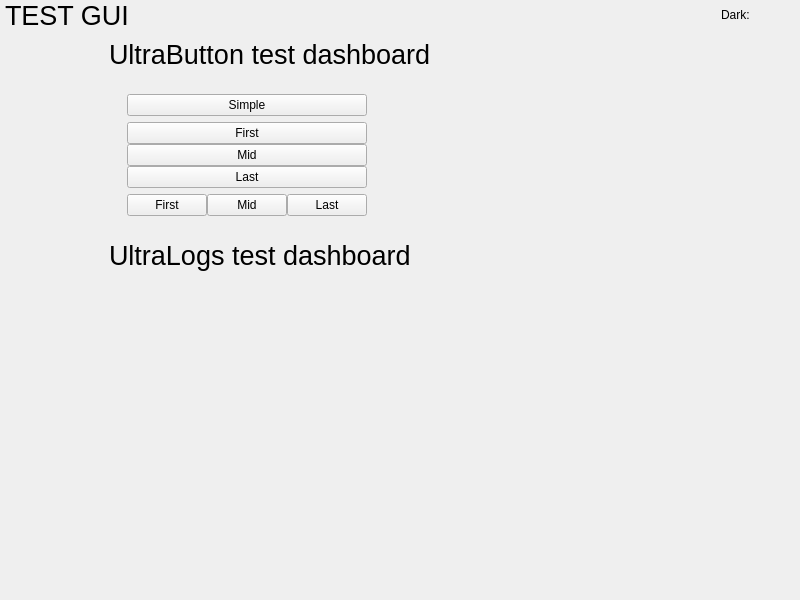
<?xml version="1.0" encoding="UTF-8"?>
<ui version="4.0">
 <class>MainWindow</class>
 <widget class="QMainWindow" name="MainWindow">
  <property name="geometry">
   <rect>
    <x>0</x>
    <y>0</y>
    <width>800</width>
    <height>600</height>
   </rect>
  </property>
  <property name="windowTitle">
   <string>MainWindow</string>
  </property>
  <widget class="QWidget" name="centralwidget">
   <layout class="QVBoxLayout" name="verticalLayout">
    <property name="spacing">
     <number>0</number>
    </property>
    <property name="leftMargin">
     <number>0</number>
    </property>
    <property name="topMargin">
     <number>0</number>
    </property>
    <property name="rightMargin">
     <number>0</number>
    </property>
    <property name="bottomMargin">
     <number>0</number>
    </property>
    <item>
     <widget class="QWidget" name="widget" native="true">
      <property name="maximumSize">
       <size>
        <width>16777215</width>
        <height>30</height>
       </size>
      </property>
      <layout class="QHBoxLayout" name="horizontalLayout">
       <property name="spacing">
        <number>5</number>
       </property>
       <property name="leftMargin">
        <number>5</number>
       </property>
       <property name="topMargin">
        <number>0</number>
       </property>
       <property name="rightMargin">
        <number>5</number>
       </property>
       <property name="bottomMargin">
        <number>0</number>
       </property>
       <item>
        <widget class="QLabel" name="title">
         <property name="font">
          <font>
           <pointsize>20</pointsize>
          </font>
         </property>
         <property name="text">
          <string>TEST GUI</string>
         </property>
        </widget>
       </item>
       <item>
        <spacer name="horizontalSpacer">
         <property name="orientation">
          <enum>Qt::Horizontal</enum>
         </property>
         <property name="sizeHint" stdset="0">
          <size>
           <width>615</width>
           <height>20</height>
          </size>
         </property>
        </spacer>
       </item>
       <item>
        <widget class="QLabel" name="darkThemeLabel">
         <property name="text">
          <string>Dark:</string>
         </property>
        </widget>
       </item>
       <item>
        <widget class="hci::UltraToggle" name="darkThemeToggle" native="true">
         <property name="minimumSize">
          <size>
           <width>40</width>
           <height>20</height>
          </size>
         </property>
         <property name="maximumSize">
          <size>
           <width>40</width>
           <height>20</height>
          </size>
         </property>
        </widget>
       </item>
      </layout>
     </widget>
    </item>
    <item>
     <widget class="QWidget" name="widget_3" native="true">
      <layout class="QHBoxLayout" name="horizontalLayout_2">
       <property name="spacing">
        <number>0</number>
       </property>
       <property name="leftMargin">
        <number>0</number>
       </property>
       <property name="topMargin">
        <number>0</number>
       </property>
       <property name="rightMargin">
        <number>0</number>
       </property>
       <property name="bottomMargin">
        <number>0</number>
       </property>
       <item>
        <widget class="QWidget" name="sideWidget" native="true">
         <layout class="QVBoxLayout" name="verticalLayout_2">
          <property name="spacing">
           <number>0</number>
          </property>
          <property name="leftMargin">
           <number>0</number>
          </property>
          <property name="topMargin">
           <number>0</number>
          </property>
          <property name="rightMargin">
           <number>0</number>
          </property>
          <property name="bottomMargin">
           <number>0</number>
          </property>
          <item>
           <widget class="hci::UltraSelector" name="selector" native="true">
            <property name="minimumSize">
             <size>
              <width>100</width>
              <height>80</height>
             </size>
            </property>
           </widget>
          </item>
          <item>
           <spacer name="verticalSpacer">
            <property name="orientation">
             <enum>Qt::Vertical</enum>
            </property>
            <property name="sizeHint" stdset="0">
             <size>
              <width>20</width>
              <height>367</height>
             </size>
            </property>
           </spacer>
          </item>
         </layout>
        </widget>
       </item>
       <item>
        <widget class="QStackedWidget" name="stackedWidget">
         <property name="currentIndex">
          <number>0</number>
         </property>
         <widget class="QWidget" name="page_1">
          <layout class="QVBoxLayout" name="verticalLayout_5">
           <item>
            <widget class="QLabel" name="title_2">
             <property name="font">
              <font>
               <pointsize>20</pointsize>
              </font>
             </property>
             <property name="text">
              <string>UltraButton test dashboard</string>
             </property>
            </widget>
           </item>
           <item>
            <widget class="QWidget" name="widget_5" native="true">
             <layout class="QHBoxLayout" name="horizontalLayout_5">
              <item>
               <widget class="QWidget" name="widget_2" native="true">
                <layout class="QVBoxLayout" name="verticalLayout_4">
                 <item>
                  <widget class="hci::UltraButton" name="simplePushButton">
                   <property name="text">
                    <string>Simple</string>
                   </property>
                  </widget>
                 </item>
                 <item>
                  <widget class="QWidget" name="verticalStackOfUB" native="true">
                   <property name="maximumSize">
                    <size>
                     <width>16777215</width>
                     <height>16777215</height>
                    </size>
                   </property>
                   <layout class="QVBoxLayout" name="verticalLayout_3">
                    <property name="spacing">
                     <number>0</number>
                    </property>
                    <property name="leftMargin">
                     <number>0</number>
                    </property>
                    <property name="topMargin">
                     <number>0</number>
                    </property>
                    <property name="rightMargin">
                     <number>0</number>
                    </property>
                    <property name="bottomMargin">
                     <number>0</number>
                    </property>
                    <item>
                     <widget class="hci::UltraButton" name="verticalStackUB_1">
                      <property name="text">
                       <string>First</string>
                      </property>
                     </widget>
                    </item>
                    <item>
                     <widget class="hci::UltraButton" name="verticalStackUB_2">
                      <property name="text">
                       <string>Mid</string>
                      </property>
                     </widget>
                    </item>
                    <item>
                     <widget class="hci::UltraButton" name="verticalStackUB_3">
                      <property name="text">
                       <string>Last</string>
                      </property>
                     </widget>
                    </item>
                   </layout>
                  </widget>
                 </item>
                 <item>
                  <widget class="QWidget" name="horizontalStackOfUB" native="true">
                   <property name="maximumSize">
                    <size>
                     <width>16777215</width>
                     <height>16777215</height>
                    </size>
                   </property>
                   <layout class="QHBoxLayout" name="horizontalLayout_3">
                    <property name="spacing">
                     <number>0</number>
                    </property>
                    <property name="leftMargin">
                     <number>0</number>
                    </property>
                    <property name="topMargin">
                     <number>0</number>
                    </property>
                    <property name="rightMargin">
                     <number>0</number>
                    </property>
                    <property name="bottomMargin">
                     <number>0</number>
                    </property>
                    <item>
                     <widget class="hci::UltraButton" name="horizontalStackUB_1">
                      <property name="text">
                       <string>First</string>
                      </property>
                     </widget>
                    </item>
                    <item>
                     <widget class="hci::UltraButton" name="horizontalStackUB_2">
                      <property name="text">
                       <string>Mid</string>
                      </property>
                     </widget>
                    </item>
                    <item>
                     <widget class="hci::UltraButton" name="horizontalStackUB_3">
                      <property name="text">
                       <string>Last</string>
                      </property>
                     </widget>
                    </item>
                   </layout>
                  </widget>
                 </item>
                </layout>
               </widget>
              </item>
              <item>
               <spacer name="horizontalSpacer_3">
                <property name="orientation">
                 <enum>Qt::Horizontal</enum>
                </property>
                <property name="sizeHint" stdset="0">
                 <size>
                  <width>397</width>
                  <height>20</height>
                 </size>
                </property>
               </spacer>
              </item>
             </layout>
            </widget>
           </item>
           <item>
            <widget class="QLabel" name="title_3">
             <property name="font">
              <font>
               <pointsize>20</pointsize>
              </font>
             </property>
             <property name="text">
              <string>UltraLogs test dashboard</string>
             </property>
            </widget>
           </item>
           <item>
            <widget class="QWidget" name="widget_4" native="true">
             <layout class="QHBoxLayout" name="horizontalLayout_4">
              <item>
               <widget class="hci::UltraLogs" name="buttonLogger" native="true">
                <property name="minimumSize">
                 <size>
                  <width>200</width>
                  <height>60</height>
                 </size>
                </property>
                <property name="maximumSize">
                 <size>
                  <width>200</width>
                  <height>60</height>
                 </size>
                </property>
               </widget>
              </item>
              <item>
               <spacer name="horizontalSpacer_2">
                <property name="orientation">
                 <enum>Qt::Horizontal</enum>
                </property>
                <property name="sizeHint" stdset="0">
                 <size>
                  <width>40</width>
                  <height>20</height>
                 </size>
                </property>
               </spacer>
              </item>
             </layout>
            </widget>
           </item>
           <item>
            <spacer name="verticalSpacer_2">
             <property name="orientation">
              <enum>Qt::Vertical</enum>
             </property>
             <property name="sizeHint" stdset="0">
              <size>
               <width>20</width>
               <height>40</height>
              </size>
             </property>
            </spacer>
           </item>
          </layout>
         </widget>
         <widget class="QWidget" name="page_2">
          <widget class="hci::UltraSlider" name="slider" native="true">
           <property name="geometry">
            <rect>
             <x>90</x>
             <y>70</y>
             <width>351</width>
             <height>20</height>
            </rect>
           </property>
           <property name="minimumSize">
            <size>
             <width>0</width>
             <height>20</height>
            </size>
           </property>
           <property name="maximumSize">
            <size>
             <width>16777215</width>
             <height>20</height>
            </size>
           </property>
          </widget>
          <widget class="QLabel" name="title_4">
           <property name="geometry">
            <rect>
             <x>10</x>
             <y>10</y>
             <width>331</width>
             <height>30</height>
            </rect>
           </property>
           <property name="font">
            <font>
             <pointsize>20</pointsize>
            </font>
           </property>
           <property name="text">
            <string>UltraSlider test dashboard</string>
           </property>
          </widget>
          <widget class="QLabel" name="sliderLabel">
           <property name="geometry">
            <rect>
             <x>480</x>
             <y>70</y>
             <width>47</width>
             <height>20</height>
            </rect>
           </property>
           <property name="text">
            <string>0</string>
           </property>
          </widget>
          <widget class="hci::UltraLoadingBar" name="loadingBar" native="true">
           <property name="geometry">
            <rect>
             <x>90</x>
             <y>200</y>
             <width>351</width>
             <height>6</height>
            </rect>
           </property>
           <property name="minimumSize">
            <size>
             <width>0</width>
             <height>6</height>
            </size>
           </property>
           <property name="maximumSize">
            <size>
             <width>16777215</width>
             <height>6</height>
            </size>
           </property>
          </widget>
          <widget class="QLabel" name="title_5">
           <property name="geometry">
            <rect>
             <x>10</x>
             <y>140</y>
             <width>381</width>
             <height>30</height>
            </rect>
           </property>
           <property name="font">
            <font>
             <pointsize>20</pointsize>
            </font>
           </property>
           <property name="text">
            <string>UltraLoadingBar test dashboard</string>
           </property>
          </widget>
          <widget class="QLabel" name="title_6">
           <property name="geometry">
            <rect>
             <x>10</x>
             <y>270</y>
             <width>381</width>
             <height>30</height>
            </rect>
           </property>
           <property name="font">
            <font>
             <pointsize>20</pointsize>
            </font>
           </property>
           <property name="text">
            <string>UltraScroll test dashboard</string>
           </property>
          </widget>
          <widget class="hci::UltraScroll" name="scroll" native="true">
           <property name="geometry">
            <rect>
             <x>100</x>
             <y>330</y>
             <width>100</width>
             <height>20</height>
            </rect>
           </property>
           <property name="minimumSize">
            <size>
             <width>100</width>
             <height>20</height>
            </size>
           </property>
           <property name="maximumSize">
            <size>
             <width>100</width>
             <height>20</height>
            </size>
           </property>
          </widget>
         </widget>
        </widget>
       </item>
      </layout>
     </widget>
    </item>
   </layout>
  </widget>
 </widget>
 <customwidgets>
  <customwidget>
   <class>hci::UltraButton</class>
   <extends>QPushButton</extends>
   <header>components/ultrabutton.h</header>
  </customwidget>
  <customwidget>
   <class>hci::UltraToggle</class>
   <extends>QWidget</extends>
   <header>components/ultratoggle.h</header>
   <container>1</container>
  </customwidget>
  <customwidget>
   <class>hci::UltraLogs</class>
   <extends>QWidget</extends>
   <header>components/ultralogs.h</header>
   <container>1</container>
  </customwidget>
  <customwidget>
   <class>hci::UltraSelector</class>
   <extends>QWidget</extends>
   <header>components/ultraselector.h</header>
   <container>1</container>
  </customwidget>
  <customwidget>
   <class>hci::UltraSlider</class>
   <extends>QWidget</extends>
   <header>components/ultraslider.h</header>
   <container>1</container>
  </customwidget>
  <customwidget>
   <class>hci::UltraLoadingBar</class>
   <extends>QWidget</extends>
   <header>components/ultraloadingbar.h</header>
   <container>1</container>
  </customwidget>
  <customwidget>
   <class>hci::UltraScroll</class>
   <extends>QWidget</extends>
   <header>components/ultrascroll.h</header>
   <container>1</container>
  </customwidget>
 </customwidgets>
 <resources/>
 <connections/>
</ui>
